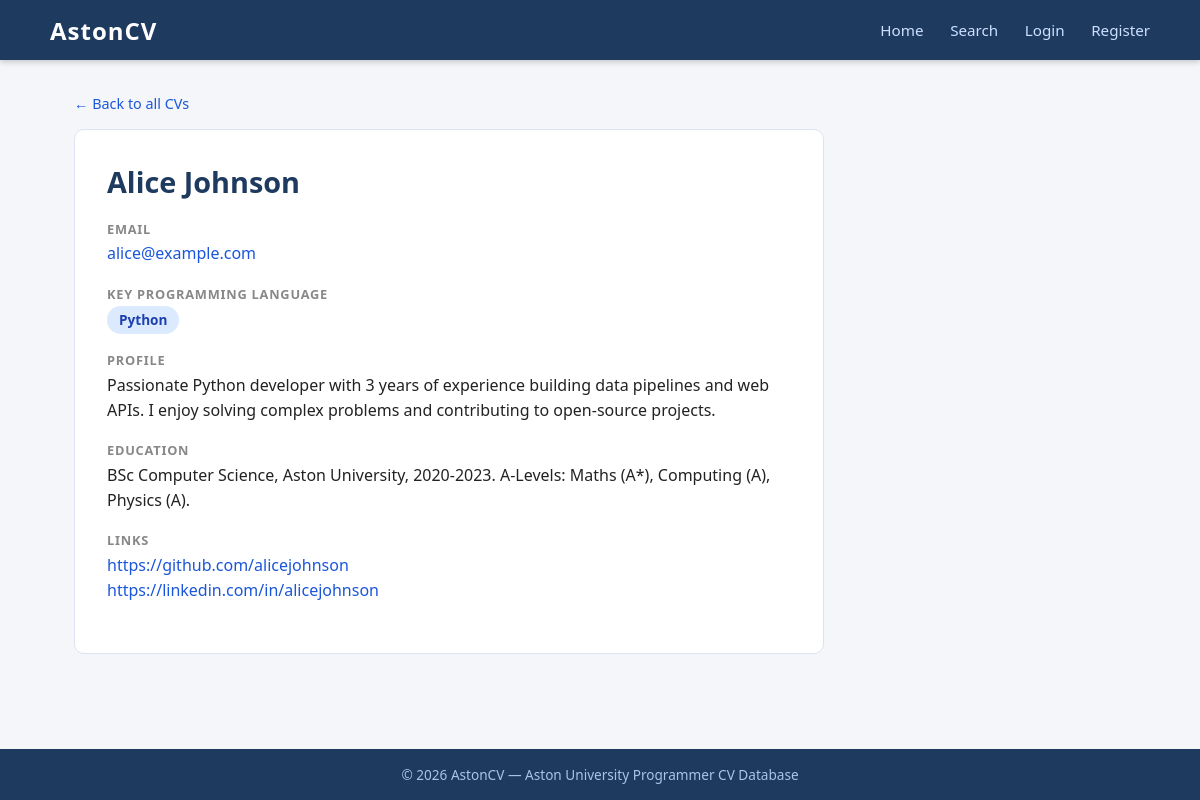
Page /view_cv.php?id=1 on the committed database.
### tables this page shows
CREATE TABLE `cvs` (
  `id`             bigint(20) UNSIGNED NOT NULL,
  `name`           varchar(100) NOT NULL,
  `email`          varchar(100) NOT NULL,
  `password`       varchar(255) NOT NULL,
  `keyprogramming` varchar(255) DEFAULT NULL,
  `profile`        varchar(500) DEFAULT NULL,
  `education`      varchar(500) DEFAULT NULL,
  `URLlinks`       varchar(500) DEFAULT NULL
);

### includes/auth.php (called while the page is built, shortened)
<?php
function e($string) {
    return htmlspecialchars($string ?? '', ENT_QUOTES, 'UTF-8');
}

### view_cv.php (the view, shortened to what this page needs)
<?php
require_once 'includes/db.php';
require_once 'includes/header.php';
$id = filter_input(INPUT_GET, 'id', FILTER_VALIDATE_INT);
$stmt = $pdo->prepare("SELECT * FROM cvs WHERE id = ?");
$stmt->execute([$id]);
$cv = $stmt->fetch();
?>
<a href="index.php" class="back-link">&larr; Back to all CVs</a>
<div class="cv-detail">
    <h1><?= e($cv['name']) ?></h1>
    <div class="detail-row">
        <div class="detail-label">Email</div>
        <div class="detail-value"><a href="mailto:<?= e($cv['email']) ?>"><?= e($cv['email']) ?></a></div>
    </div>
    <?php if ($cv['keyprogramming']): ?>
    <div class="detail-row">
        <div class="detail-label">Key Programming Language</div>
        <div class="detail-value"><span class="tag"><?= e($cv['keyprogramming']) ?></span></div>
    </div>
    <?php endif; ?>
    <?php if ($cv['profile']): ?>
    <div class="detail-row">
        <div class="detail-label">Profile</div>
        <div class="detail-value"><?= e($cv['profile']) ?></div>
    </div>
    <?php endif; ?>
    <?php if ($cv['education']): ?>
    <div class="detail-row">
        <div class="detail-label">Education</div>
        <div class="detail-value"><?= e($cv['education']) ?></div>
    </div>
    <?php endif; ?>
    <?php if ($cv['URLlinks']): ?>
    <div class="detail-row">
        <div class="detail-label">Links</div>
        <div class="detail-value">
            <?php
            $links = preg_split('/[\n,]+/', $cv['URLlinks']);
            foreach ($links as $link):
                $link = trim($link);
                if ($link):
            ?>
                <a href="<?= e($link) ?>" target="_blank" rel="noopener noreferrer"><?= e($link) ?></a><br>
            <?php endif; endforeach; ?>
        </div>
    </div>
    <?php endif; ?>
</div>
<?php require_once 'includes/footer.php'; ?>

### css/style.css (style rules this page uses)
*, *::before, *::after { box-sizing: border-box; margin: 0; padding: 0; }
body { font-family: 'Segoe UI', Arial, sans-serif; font-size: 16px; background: #f4f6fa; color: #222; min-height: 100vh; display: flex; flex-direction: column; }
a { color: #1a56db; text-decoration: none; }
h1 { font-size: 1.8rem; margin-bottom: 1.2rem; color: #1e3a5f; }
.cv-detail { background: #fff; border: 1px solid #dde3f0; border-radius: 10px; padding: 2rem; max-width: 750px; }
.cv-detail .detail-row { margin-bottom: 1.1rem; }
.cv-detail .detail-label { font-size: 0.8rem; font-weight: 700; text-transform: uppercase; letter-spacing: 0.06em; color: #888; margin-bottom: 0.2rem; }
.cv-detail .detail-value { font-size: 1rem; color: #222; line-height: 1.6; }
.cv-detail .tag { display: inline-block; background: #dbeafe; color: #1e40af; border-radius: 20px; padding: 0.2rem 0.75rem; font-size: 0.85rem; font-weight: 600; }
.back-link { display: inline-block; margin-bottom: 1rem; font-size: 0.9rem; color: #1a56db; }

### rows in the picture
cvs: name "Alice Johnson", email "alice@example.com", keyprogramming "Python", profile "Passionate Python developer with 3 years of experience building data pipelines and web APIs. I enjoy solving complex problems and contributing to open-source projects.", education "BSc Computer Science, Aston University, 2020-2023. A-Levels: Maths (A*), Computing (A), Physics (A).", URLlinks "https://github.com/alicejohnson", URLlinks "https://linkedin.com/in/alicejohnson"
